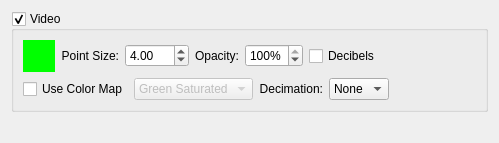
     <widget class="QWidget" name="graphics_" >
      <attribute name="title" >
       <string>Radar</string>
      </attribute>
      <attribute name="toolTip" >
       <string>Click to view radar imaging
settings</string>
      </attribute>
      <layout class="QVBoxLayout" >
       <item>
        <widget class="QGroupBox" name="videoVisible_" >
         <property name="title" >
          <string>Video</string>
         </property>
         <property name="checkable" >
          <bool>true</bool>
         </property>
         <layout class="QVBoxLayout" >
          <item>
           <layout class="QHBoxLayout" >
            <item>
             <widget class="SideCar::GUI::ColorButtonWidget" name="videoColor_" >
              <property name="sizePolicy" >
               <sizepolicy vsizetype="Fixed" hsizetype="Fixed" >
                <horstretch>0</horstretch>
                <verstretch>0</verstretch>
               </sizepolicy>
              </property>
              <property name="minimumSize" >
               <size>
                <width>32</width>
                <height>32</height>
               </size>
              </property>
              <property name="maximumSize" >
               <size>
                <width>32</width>
                <height>32</height>
               </size>
              </property>
              <property name="palette" >
               <palette>
                <active>
                 <colorrole role="WindowText" >
                  <brush brushstyle="SolidPattern" >
                   <color alpha="255" >
                    <red>0</red>
                    <green>0</green>
                    <blue>0</blue>
                   </color>
                  </brush>
                 </colorrole>
                 <colorrole role="Button" >
                  <brush brushstyle="SolidPattern" >
                   <color alpha="255" >
                    <red>0</red>
                    <green>255</green>
                    <blue>0</blue>
                   </color>
                  </brush>
                 </colorrole>
                 <colorrole role="Light" >
                  <brush brushstyle="SolidPattern" >
                   <color alpha="255" >
                    <red>127</red>
                    <green>255</green>
                    <blue>127</blue>
                   </color>
                  </brush>
                 </colorrole>
                 <colorrole role="Midlight" >
                  <brush brushstyle="SolidPattern" >
                   <color alpha="255" >
                    <red>63</red>
                    <green>255</green>
                    <blue>63</blue>
                   </color>
                  </brush>
                 </colorrole>
                 <colorrole role="Dark" >
                  <brush brushstyle="SolidPattern" >
                   <color alpha="255" >
                    <red>0</red>
                    <green>127</green>
                    <blue>0</blue>
                   </color>
                  </brush>
                 </colorrole>
                 <colorrole role="Mid" >
                  <brush brushstyle="SolidPattern" >
                   <color alpha="255" >
                    <red>0</red>
                    <green>170</green>
                    <blue>0</blue>
                   </color>
                  </brush>
                 </colorrole>
                 <colorrole role="Text" >
                  <brush brushstyle="SolidPattern" >
                   <color alpha="255" >
                    <red>0</red>
                    <green>0</green>
                    <blue>0</blue>
                   </color>
                  </brush>
                 </colorrole>
                 <colorrole role="BrightText" >
                  <brush brushstyle="SolidPattern" >
                   <color alpha="255" >
                    <red>255</red>
                    <green>255</green>
                    <blue>255</blue>
                   </color>
                  </brush>
                 </colorrole>
                 <colorrole role="ButtonText" >
                  <brush brushstyle="SolidPattern" >
                   <color alpha="255" >
                    <red>0</red>
                    <green>0</green>
                    <blue>0</blue>
                   </color>
                  </brush>
                 </colorrole>
                 <colorrole role="Base" >
                  <brush brushstyle="SolidPattern" >
                   <color alpha="255" >
                    <red>255</red>
                    <green>255</green>
                    <blue>255</blue>
                   </color>
                  </brush>
                 </colorrole>
                 <colorrole role="Window" >
                  <brush brushstyle="SolidPattern" >
                   <color alpha="255" >
                    <red>0</red>
                    <green>255</green>
                    <blue>0</blue>
                   </color>
                  </brush>
                 </colorrole>
                 <colorrole role="Shadow" >
                  <brush brushstyle="SolidPattern" >
                   <color alpha="255" >
                    <red>0</red>
                    <green>0</green>
                    <blue>0</blue>
                   </color>
                  </brush>
                 </colorrole>
                 <colorrole role="AlternateBase" >
                  <brush brushstyle="SolidPattern" >
                   <color alpha="255" >
                    <red>127</red>
                    <green>255</green>
                    <blue>127</blue>
                   </color>
                  </brush>
                 </colorrole>
                </active>
                <inactive>
                 <colorrole role="WindowText" >
                  <brush brushstyle="SolidPattern" >
                   <color alpha="255" >
                    <red>0</red>
                    <green>0</green>
                    <blue>0</blue>
                   </color>
                  </brush>
                 </colorrole>
                 <colorrole role="Button" >
                  <brush brushstyle="SolidPattern" >
                   <color alpha="255" >
                    <red>0</red>
                    <green>255</green>
                    <blue>0</blue>
                   </color>
                  </brush>
                 </colorrole>
                 <colorrole role="Light" >
                  <brush brushstyle="SolidPattern" >
                   <color alpha="255" >
                    <red>127</red>
                    <green>255</green>
                    <blue>127</blue>
                   </color>
                  </brush>
                 </colorrole>
                 <colorrole role="Midlight" >
                  <brush brushstyle="SolidPattern" >
                   <color alpha="255" >
                    <red>63</red>
                    <green>255</green>
                    <blue>63</blue>
                   </color>
                  </brush>
                 </colorrole>
                 <colorrole role="Dark" >
                  <brush brushstyle="SolidPattern" >
                   <color alpha="255" >
                    <red>0</red>
                    <green>127</green>
                    <blue>0</blue>
                   </color>
                  </brush>
                 </colorrole>
                 <colorrole role="Mid" >
                  <brush brushstyle="SolidPattern" >
                   <color alpha="255" >
                    <red>0</red>
                    <green>170</green>
                    <blue>0</blue>
                   </color>
                  </brush>
                 </colorrole>
                 <colorrole role="Text" >
                  <brush brushstyle="SolidPattern" >
                   <color alpha="255" >
                    <red>0</red>
                    <green>0</green>
                    <blue>0</blue>
                   </color>
                  </brush>
                 </colorrole>
                 <colorrole role="BrightText" >
                  <brush brushstyle="SolidPattern" >
                   <color alpha="255" >
                    <red>255</red>
                    <green>255</green>
                    <blue>255</blue>
                   </color>
                  </brush>
                 </colorrole>
                 <colorrole role="ButtonText" >
                  <brush brushstyle="SolidPattern" >
                   <color alpha="255" >
                    <red>0</red>
                    <green>0</green>
                    <blue>0</blue>
                   </color>
                  </brush>
                 </colorrole>
                 <colorrole role="Base" >
                  <brush brushstyle="SolidPattern" >
                   <color alpha="255" >
                    <red>255</red>
                    <green>255</green>
                    <blue>255</blue>
                   </color>
                  </brush>
                 </colorrole>
                 <colorrole role="Window" >
                  <brush brushstyle="SolidPattern" >
                   <color alpha="255" >
                    <red>0</red>
                    <green>255</green>
                    <blue>0</blue>
                   </color>
                  </brush>
                 </colorrole>
                 <colorrole role="Shadow" >
                  <brush brushstyle="SolidPattern" >
                   <color alpha="255" >
                    <red>0</red>
                    <green>0</green>
                    <blue>0</blue>
                   </color>
                  </brush>
                 </colorrole>
                 <colorrole role="AlternateBase" >
                  <brush brushstyle="SolidPattern" >
                   <color alpha="255" >
                    <red>127</red>
                    <green>255</green>
                    <blue>127</blue>
                   </color>
                  </brush>
                 </colorrole>
                </inactive>
                <disabled>
                 <colorrole role="WindowText" >
                  <brush brushstyle="SolidPattern" >
                   <color alpha="255" >
                    <red>0</red>
                    <green>127</green>
                    <blue>0</blue>
                   </color>
                  </brush>
                 </colorrole>
                 <colorrole role="Button" >
                  <brush brushstyle="SolidPattern" >
                   <color alpha="255" >
                    <red>0</red>
                    <green>255</green>
                    <blue>0</blue>
                   </color>
                  </brush>
                 </colorrole>
                 <colorrole role="Light" >
                  <brush brushstyle="SolidPattern" >
                   <color alpha="255" >
                    <red>127</red>
                    <green>255</green>
                    <blue>127</blue>
                   </color>
                  </brush>
                 </colorrole>
                 <colorrole role="Midlight" >
                  <brush brushstyle="SolidPattern" >
                   <color alpha="255" >
                    <red>63</red>
                    <green>255</green>
                    <blue>63</blue>
                   </color>
                  </brush>
                 </colorrole>
                 <colorrole role="Dark" >
                  <brush brushstyle="SolidPattern" >
                   <color alpha="255" >
                    <red>0</red>
                    <green>127</green>
                    <blue>0</blue>
                   </color>
                  </brush>
                 </colorrole>
                 <colorrole role="Mid" >
                  <brush brushstyle="SolidPattern" >
                   <color alpha="255" >
                    <red>0</red>
                    <green>170</green>
                    <blue>0</blue>
                   </color>
                  </brush>
                 </colorrole>
                 <colorrole role="Text" >
                  <brush brushstyle="SolidPattern" >
                   <color alpha="255" >
                    <red>0</red>
                    <green>127</green>
                    <blue>0</blue>
                   </color>
                  </brush>
                 </colorrole>
                 <colorrole role="BrightText" >
                  <brush brushstyle="SolidPattern" >
                   <color alpha="255" >
                    <red>255</red>
                    <green>255</green>
                    <blue>255</blue>
                   </color>
                  </brush>
                 </colorrole>
                 <colorrole role="ButtonText" >
                  <brush brushstyle="SolidPattern" >
                   <color alpha="255" >
                    <red>0</red>
                    <green>127</green>
                    <blue>0</blue>
                   </color>
                  </brush>
                 </colorrole>
                 <colorrole role="Base" >
                  <brush brushstyle="SolidPattern" >
                   <color alpha="255" >
                    <red>0</red>
                    <green>255</green>
                    <blue>0</blue>
                   </color>
                  </brush>
                 </colorrole>
                 <colorrole role="Window" >
                  <brush brushstyle="SolidPattern" >
                   <color alpha="255" >
                    <red>0</red>
                    <green>255</green>
                    <blue>0</blue>
                   </color>
                  </brush>
                 </colorrole>
                 <colorrole role="Shadow" >
                  <brush brushstyle="SolidPattern" >
                   <color alpha="255" >
                    <red>0</red>
                    <green>0</green>
                    <blue>0</blue>
                   </color>
                  </brush>
                 </colorrole>
                 <colorrole role="AlternateBase" >
                  <brush brushstyle="SolidPattern" >
                   <color alpha="255" >
                    <red>0</red>
                    <green>255</green>
                    <blue>0</blue>
                   </color>
                  </brush>
                 </colorrole>
                </disabled>
               </palette>
              </property>
              <property name="autoFillBackground" >
               <bool>true</bool>
              </property>
              <property name="flat" >
               <bool>true</bool>
              </property>
             </widget>
            </item>
            <item>
             <widget class="QLabel" name="label_12" >
              <property name="text" >
               <string>Point Size:</string>
              </property>
              <property name="alignment" >
               <set>Qt::AlignRight|Qt::AlignTrailing|Qt::AlignVCenter</set>
              </property>
             </widget>
            </item>
            <item>
             <widget class="QDoubleSpinBox" name="videoPointSize_" >
              <property name="keyboardTracking" >
               <bool>false</bool>
              </property>
              <property name="minimum" >
               <double>0.100000000000000</double>
              </property>
              <property name="maximum" >
               <double>100.000000000000000</double>
              </property>
              <property name="singleStep" >
               <double>0.100000000000000</double>
              </property>
              <property name="value" >
               <double>4.000000000000000</double>
              </property>
             </widget>
            </item>
            <item>
             <widget class="QLabel" name="label_47" >
              <property name="text" >
               <string>Opacity:</string>
              </property>
              <property name="alignment" >
               <set>Qt::AlignRight|Qt::AlignTrailing|Qt::AlignVCenter</set>
              </property>
             </widget>
            </item>
            <item>
             <widget class="QSpinBox" name="videoOpacity_" >
              <property name="keyboardTracking" >
               <bool>false</bool>
              </property>
              <property name="suffix" >
               <string>%</string>
              </property>
              <property name="maximum" >
               <number>100</number>
              </property>
              <property name="singleStep" >
               <number>5</number>
              </property>
              <property name="value" >
               <number>100</number>
              </property>
             </widget>
            </item>
            <item>
             <widget class="QCheckBox" name="videoShowDecibels_" >
              <property name="toolTip" >
               <string>Enable to display in decibels</string>
              </property>
              <property name="text" >
               <string>Decibels</string>
              </property>
             </widget>
            </item>
            <item>
             <spacer>
              <property name="orientation" >
               <enum>Qt::Horizontal</enum>
              </property>
              <property name="sizeHint" >
               <size>
                <width>96</width>
                <height>20</height>
               </size>
              </property>
             </spacer>
            </item>
           </layout>
          </item>
          <item>
           <layout class="QHBoxLayout" >
            <item>
             <widget class="QCheckBox" name="videoColorMapEnabled_" >
              <property name="text" >
               <string>Use Color Map</string>
              </property>
             </widget>
            </item>
            <item>
             <widget class="QComboBox" name="videoColorMap_" >
              <property name="enabled" >
               <bool>false</bool>
              </property>
              <property name="toolTip" >
               <string>Available false-color maps</string>
              </property>
              <property name="currentIndex" >
               <number>5</number>
              </property>
              <property name="sizeAdjustPolicy" >
               <enum>QComboBox::AdjustToContentsOnFirstShow</enum>
              </property>
              <item>
               <property name="text" >
                <string>Blue Saturated</string>
               </property>
              </item>
              <item>
               <property name="text" >
                <string>Bone</string>
               </property>
              </item>
              <item>
               <property name="text" >
                <string>Cool</string>
               </property>
              </item>
              <item>
               <property name="text" >
                <string>Copper</string>
               </property>
              </item>
              <item>
               <property name="text" >
                <string>Gray</string>
               </property>
              </item>
              <item>
               <property name="text" >
                <string>Green Saturated</string>
               </property>
              </item>
              <item>
               <property name="text" >
                <string>Hot</string>
               </property>
              </item>
              <item>
               <property name="text" >
                <string>HSV</string>
               </property>
              </item>
              <item>
               <property name="text" >
                <string>Jet</string>
               </property>
              </item>
              <item>
               <property name="text" >
                <string>Pink</string>
               </property>
              </item>
              <item>
               <property name="text" >
                <string>Red Saturated</string>
               </property>
              </item>
             </widget>
            </item>
            <item>
             <widget class="QLabel" name="label_28" >
              <property name="text" >
               <string>Decimation:</string>
              </property>
              <property name="alignment" >
               <set>Qt::AlignRight|Qt::AlignTrailing|Qt::AlignVCenter</set>
              </property>
             </widget>
            </item>
            <item>
             <widget class="QComboBox" name="videoDecimation_" >
              <property name="currentIndex" >
               <number>0</number>
              </property>
              <item>
               <property name="text" >
                <string>None</string>
               </property>
              </item>
              <item>
               <property name="text" >
                <string>x2</string>
               </property>
              </item>
              <item>
               <property name="text" >
                <string>x3</string>
               </property>
              </item>
              <item>
               <property name="text" >
                <string>x4</string>
               </property>
              </item>
              <item>
               <property name="text" >
                <string>x5</string>
               </property>
              </item>
              <item>
               <property name="text" >
                <string>x6</string>
               </property>
              </item>
              <item>
               <property name="text" >
                <string>x7</string>
               </property>
              </item>
              <item>
               <property name="text" >
                <string>x8</string>
               </property>
              </item>
             </widget>
            </item>
            <item>
             <spacer>
              <property name="orientation" >
               <enum>Qt::Horizontal</enum>
              </property>
              <property name="sizeHint" >
               <size>
                <width>63</width>
                <height>20</height>
               </size>
              </property>
             </spacer>
            </item>
           </layout>
          </item>
         </layout>
        </widget>
       </item>
       <item>
        <spacer>
         <property name="orientation" >
          <enum>Qt::Vertical</enum>
         </property>
         <property name="sizeHint" >
          <size>
           <width>20</width>
           <height>20</height>
          </size>
         </property>
        </spacer>
       </item>
      </layout>
     </widget>
